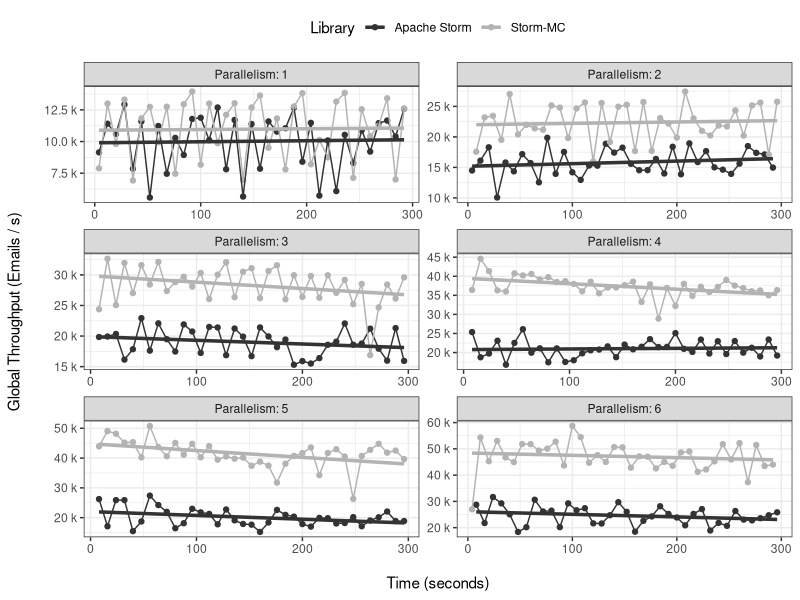

This chart was generated by the following R code:
# ---- enron-plot ----

library("ggplot2")
library("ggthemes")
library("reshape2")
library(scales)
library(grid)

format_si <- function(...) {
  # Format a vector of numeric values according
  # to the International System of Units.
  # http://en.wikipedia.org/wiki/SI_prefix
  #
  # Based on code by Ben Tupper
  # https://stat.ethz.ch/pipermail/r-help/2012-January/299804.html
  # Args:
  #   ...: Args passed to format()
  #
  # Returns:
  #   A function to format a vector of strings using
  #   SI prefix notation
  #
  
  function(x) {
    limits <- c(1e-24, 1e-21, 1e-18, 1e-15, 1e-12,
                1e-9,  1e-6,  1e-3,  1e0,   1e3,
                1e6,   1e9,   1e12,  1e15,  1e18,
                1e21,  1e24)
    prefix <- c("y",   "z",   "a",   "f",   "p",
                "n",   "µ",   "m",   " ",   "k",
                "M",   "G",   "T",   "P",   "E",
                "Z",   "Y")
  
    # Vector with array indices according to position in intervals
    i <- findInterval(abs(x), limits)
  
    # Set prefix to " " for very small values < 1e-24
    i <- ifelse(i==0, which(limits == 1e0), i)

    paste(format(round(x/limits[i], 1),
                 trim=TRUE, scientific=FALSE, ...),
          prefix[i])
  }
}

mat <- read.csv(file="csv/enron.csv")
# Compute global throughput
mat$value <- mat$value * mat$parallelism
# Add header label
mat$parallelism <- paste("Parallelism:", mat$parallelism)
# Convert back to seconds
mat$time <- mat$time * 4
# Take every second measurement
t <- mat[seq(1, nrow(mat), 2), ]
k <- ggplot(t, aes(x=time, y=value,fill=variable,color=variable)) +
    facet_wrap(~parallelism, nrow = 3, ncol = 2, scales="free") +
    scale_fill_grey(end=0.7, name="Library", labels=c("Apache Storm", "Storm-MC")) +
    scale_colour_grey(end=0.7, name="Library", labels=c("Apache Storm", "Storm-MC")) +
    scale_y_continuous(labels=format_si(), name="Global Throughput (Emails / s)\n") +
    theme_bw() +
    theme(legend.position="top", legend.key = element_blank()) +
    xlab("\nTime (seconds)")

k + geom_point() + geom_line() + geom_smooth(method = "lm", size=1.2, alpha=0.8, se=FALSE, aes(group=variable, color=variable))
